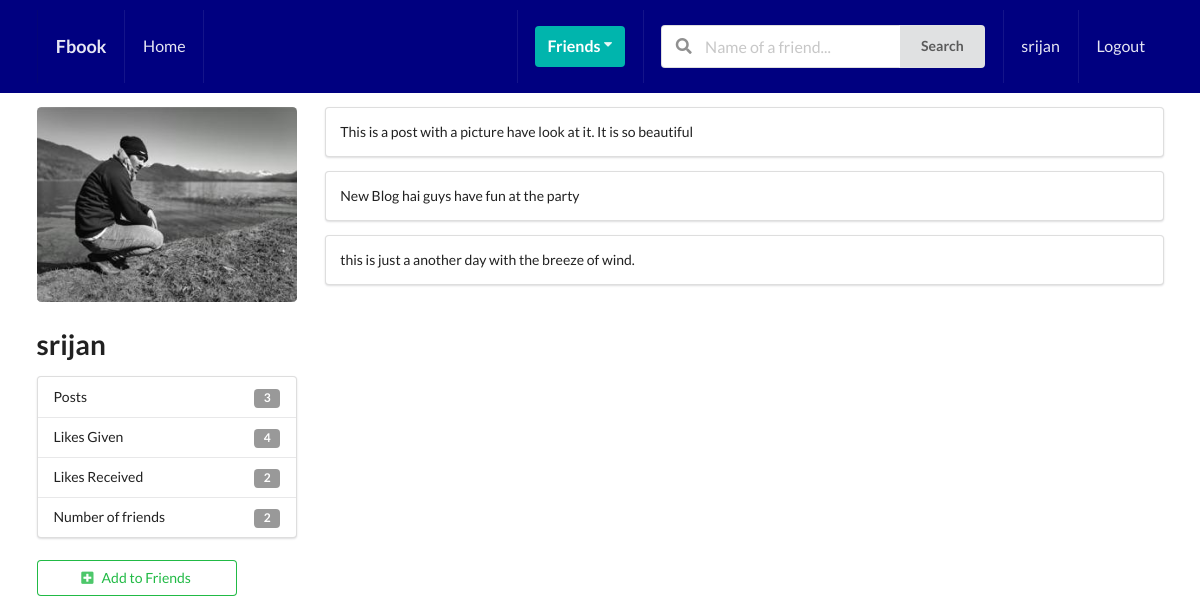
Screenshot of /users/profile/1/detail/ (signed in) with the database file from the repository.
### users/models.py (models this page shows, shortened)
class Profile(models.Model):
    user=models.OneToOneField(User, on_delete=models.CASCADE)
    bio=models.TextField(max_length=500,default='This user has no bio..')
    email=models.EmailField(max_length=254,blank=True)
    country=models.CharField(max_length=50,blank=True)
    image=models.ImageField(upload_to='profile_pic',default='default.png')
    friends=models.ManyToManyField(User,blank=True,related_name='friends')
    updated=models.DateTimeField(auto_now=True)
    created=models.DateTimeField(auto_now_add=True)
    objects=ProfileManager()
    def get_posts_number(self):
        return self.posts.all().count()
    def get_all_auth_post(self):
        return self.posts.all()
    def likes_given(self):
        like=self.like_set.all()
        total_likes=0
        for item in like:
            if item.value=="Like":
                total_likes+=1
        return total_likes
    def likes_received(self):
        posts=self.posts.all()
        total_likes=0
        for item in posts:
            total_likes+=item.liked.all().count()
        return total_likes
    def get_friends_number(self):
        return self.friends.all().count()

### blogs/models.py (models this page shows, shortened)
class Like(models.Model):
    user=models.ForeignKey(Profile, on_delete=models.CASCADE)
    post=models.ForeignKey(Post, on_delete=models.CASCADE)
    value=models.CharField(max_length=50,choices=LIKE_CHOICES)
    updated=models.DateTimeField(auto_now=True)
    created=models.DateTimeField(auto_now_add=True)

class Post(models.Model):
    content=models.TextField()
    image=models.ImageField(upload_to='post_pics', validators=[FileExtensionValidator(['png','jpg','jpeg'])],blank=True)
    liked=models.ManyToManyField(Profile, blank=True,related_name='likes')
    updated=models.DateTimeField(auto_now=True)
    created=models.DateTimeField(auto_now_add=True)
    author=models.ForeignKey(Profile, on_delete=models.CASCADE,related_name='posts')
    class Meta:
        ordering=['-created']
    """def save(self, force_insert=False, force_update=False, using=None, update_fields=None):
        super().save(force_insert=force_insert, force_update=force_update, using=using, update_fields=update_fields)

        img=Image.open(self.image.path)
        if img.height>300 or img.width>300:
            output_size=(300,300)
            img.thumbnail(output_size)
            img.save(self.image.path)"""

### users/views.py (the view)
# urls.py: path("profile/<int:pk>/detail/", profileDetailView.as_view(), name="profileDetail"), #individual profile of choice
class profileDetailView(DetailView):
    model=Profile
    template_name='users/detail.html'
    def get_context_data(self, **kwargs):
        context = super().get_context_data(**kwargs)
        user=User.objects.get(username__iexact=self.request.user)
        profile=Profile.objects.get(user=user)
        rel_r=Relationship.objects.filter(sender=profile)
        rel_s=Relationship.objects.filter(receiver=profile)
        rel_receiver=[]
        rel_sender=[]
        for i in rel_r:
            rel_receiver.append(i.receiver.user)
        for i in rel_s:
            rel_sender.append(i.sender.user)
        context['rel_receiver']=rel_receiver
        context['rel_sender']=rel_sender
        context['posts']=self.get_object().get_all_auth_post()
        context['len_post']=True if self.get_object().get_posts_number() > 0 else False
        return context

### users/templates/users/detail.html (shortened to what this page needs)
{% extends 'blogs/base.html' %}
{% block content %}
    <div class="ui grid">
        <div class="row">
            <div class="four wide column">
                <img src="{{object.image.url}}" class="ui medium rounded image" alt="PIC">
                <h1>{{object.user.username}}</h1>
                <div class="ui vertical fluid menu">
                    <div class="item">
                        Posts
                        <div class="ui label">{{object.get_posts_number}}</div>
                    </div>
                    <div class="item">
                        Likes Given
                        <div class="ui label">{{object.likes_given}}</div>
                    </div>
                    <div class="item">
                        Likes Received
                        <div class="ui label">{{object.likes_received}}</div>
                    </div>
                    <div class="item">
                        Number of friends
                        <div class="ui label">{{object.get_friends_number}}</div>
                    </div>
                </div>
                {% if object.user not in rel_receiver and object.user not in rel_sender %}
                <form action="{% url 'sendInvite' %}" method="POST">
                    <button type="submit" class="ui positive basic button mt-8 w-btn"><i class="plus square icon"></i>Add to Friends</button>
                </form>
                {% endif %}
            </div>
            <div class="twelve wide column">
                {% if object.get_posts_number == 0 %}
                    <div class="ui teal message">
                        {{object.user.username}} has not posted any things yet.
                    </div>
                {% else %}
                {% for i in object.get_all_auth_post %}
                    <div class="ui segment">
                        {{i.content}}
                    </div>
                {% endfor %}
                {% endif %}
            </div>
        </div>
    </div>
{% endblock content %}

### blogs/templates/blogs/base.html (shortened to what this page needs)
{% load static %}
<!DOCTYPE html>
<html lang="en">
<head>
    <link rel="stylesheet" href="https://cdn.jsdelivr.net/npm/semantic-ui@2.4.2/dist/semantic.min.css">
    <link rel="stylesheet" type="text/css" href="{% static 'css/styles.css' %}">
</head>
<body>
    <div class="ui inverted menu nav">
        <div class="ui container">
          <a href="#" class="item">
              <h3>Fbook</h3>
          </a>
          {% if user.is_authenticated %}
          <a href="{% url 'home' %}" class="item">
              Home
          </a>
          <div class="right menu">
              <div class="item">
                  <div class="ui floating dropdown icon button teal" id="dropdown_id"> Friends
                      <i class="dropdown icon"></i>
                   </div>
              </div>
                   <div class="item">
                    <form action="{% url 'search' %}" method="GET">
                      <div class="ui action left icon input">
                      <input class="prompt" type="text" name='q' value="{{request.GET.q}}" placeholder="Name of a friend...">
                      <button type='submit' class="ui button">Search</button>
                      </div>
                  </form>
                  </div>
                  <a href="{% url 'profile' %}" class="item">
                       {{request.user.username}}
                  </a>
                  <a href="{% url 'logout' %}" class="ui item">
                      Logout
                  </a>
                {% endif %}
          </div>
        </div>
      </div>
      <div class="ui container">
    <div class="ui container">
    {% block content %}
    {% endblock content %}
    </div>
</body>
</html>

### static/css/styles.css (style rules this page uses)
.nav { background-color: #000080 !important; font-size: 16px !important; border-radius: 0px !important; padding: 10px 0px 10px 0px !important; }
.mt-8 { margin-top: 8px !important; }
.w-btn { width: 200px !important; }

### rows the page displays
Profile: image (picture), user.username "srijan", get_posts_number "3", likes_given "4", likes_received "2", get_friends_number "2"
Post: content "This is a post with a picture have look at it. It is so beautiful"
Post: content "New Blog hai guys have fun at the party"
Post: content "this is just a another day with the breeze of wind."

### other values shown
{{ request.user.username }} "srijan"
